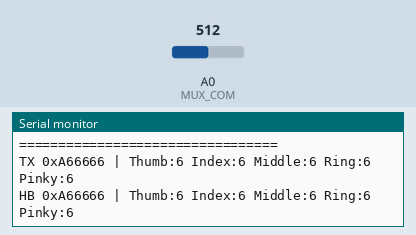
Bench run of a sketch on a simulated Arduino Nano, built with avr-gcc and run on an emulated ATmega328P. Shown: the last lines printed to the serial monitor. Inputs (shaded band) come from the test bench; at power-on: A0 (MUX_COM) = 512.

Above: at 1.2 s.
1.3 s: A0 (MUX_COM) set to 698
At 2.12 s:
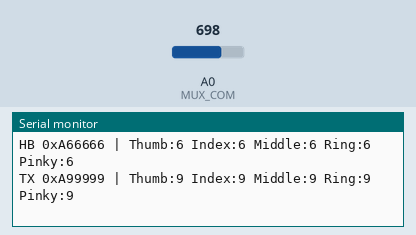
2.8 s: A0 (MUX_COM) set to 725
At 3.96 s:
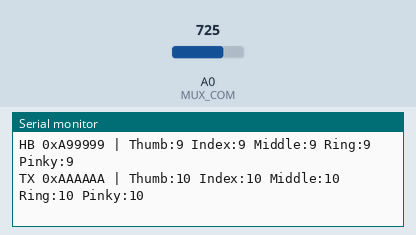
5.6 s: A0 (MUX_COM) set to 756
At 5.8 s:
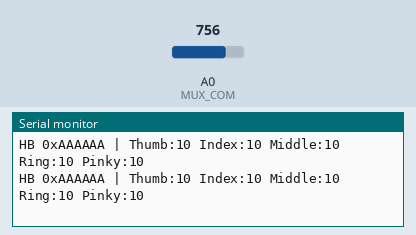
7.1 s: A0 (MUX_COM) set to 780
At 8.1 s:
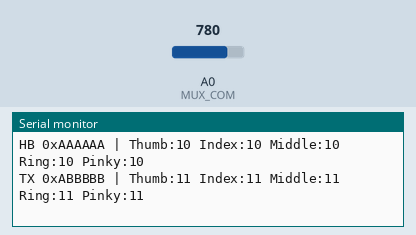
12.5 s: A0 (MUX_COM) set to 944
At 12.71 s:
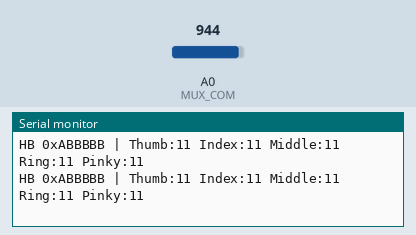
14.0 s: A0 (MUX_COM) set to 976
At 14.09 s:
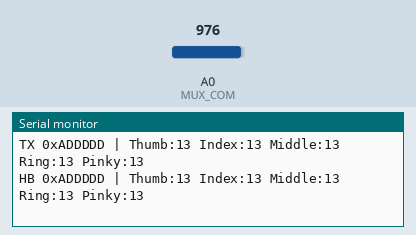

The sketch:

transmitter_code_module.ino
```cpp
/*
 * Wireless Robotic Glove - TRANSMITTER
 * Arduino Nano + 74HC4051 mux + 5x flex sensors
 *
 * Protocol: 24-bit packet, bit-packed
 *   [SYNC: 4 bits = 0xA] [Thumb: 4] [Index: 4] [Middle: 4] [Ring: 4] [Pinky: 4]
 *   Each finger: 0-15 (16 levels, ~12 deg per step)
 *   Sync nibble 0xA rejects ~94% of random noise on receiver side.
 *
 * Wiring:
 * --- 74HC4051 Multiplexer ---
 * VCC -> 5V, GND -> GND, VEE -> GND, E -> GND
 * COM/OUT -> A0, S0 -> D4, S1 -> D5, S2 -> D6
 *
 * --- Flex Sensors ---
 * Thumb -> Y0, Index -> Y1, Middle -> Y2, Ring -> Y3, Pinky -> Y4
 *   (one end 5V, other end Y# + 47kohm to GND)
 *
 * --- 433MHz Transmitter ---
 * DATA -> D7, VCC -> 5V, GND -> GND
 *   17.3cm antenna wire on TX module ANT pad
 */

#include <RCSwitch.h>

RCSwitch mySwitch = RCSwitch();

// --- Pins ---
#define MUX_S0   4
#define MUX_S1   5
#define MUX_S2   6
#define MUX_COM  A0
#define TX_PIN   7

// --- Sampling ---
#define NUM_SAMPLES   3
#define NUM_FINGERS   5

// --- Protocol (must match receiver exactly) ---
#define PACKET_BITS       24
#define SYNC_NIBBLE       0xA
#define LEVELS_PER_FINGER 16
#define MAX_LEVEL         15

// --- Transmission policy ---
#define CHANGE_THRESH_LEVELS  1     // re-send if any finger changes >= 1 level
#define HEARTBEAT_MS          250   // re-send every 250ms even with no change
#define LOOP_DELAY_MS         5     // ~30Hz upper bound (limited by RCSwitch send time)

const int muxChannel[NUM_FINGERS] = { 0, 1, 2, 3, 4 };
const char* fingerName[NUM_FINGERS] = {
  "Thumb", "Index", "Middle", "Ring", "Pinky"
};

// Per-finger calibration. Replace with values from a calibration routine
// (hand flat = straight, full fist = bent). 80/1020 are placeholders.
int flexStraight[NUM_FINGERS] = {  80,  80,  80,  80,  80 };
int flexBent[NUM_FINGERS]     = { 1020, 1020, 1020, 1020, 1020 };

int lastLevelSent[NUM_FINGERS] = { -1, -1, -1, -1, -1 };
unsigned long lastTxTime = 0;

#define DEBUG_PRINT 1

void selectMuxChannel(int channel) {
  digitalWrite(MUX_S0, (channel & 0x01) ? HIGH : LOW);
  digitalWrite(MUX_S1, (channel & 0x02) ? HIGH : LOW);
  digitalWrite(MUX_S2, (channel & 0x04) ? HIGH : LOW);
}

int readFlexSmoothed(int channel) {
  // Switch mux ONCE, then take samples. Don't switch per sample.
  selectMuxChannel(channel);
  delayMicroseconds(150);
  analogRead(MUX_COM);  // dummy read for ADC sample-and-hold settle

  long total = 0;
  for (int i = 0; i < NUM_SAMPLES; i++) {
    total += analogRead(MUX_COM);
  }
  return (int)(total / NUM_SAMPLES);
}

// Build packed 24-bit packet:
//   [SYNC: 4 bits] [Thumb: 4] [Index: 4] [Middle: 4] [Ring: 4] [Pinky: 4]
unsigned long buildPacket(const int levels[NUM_FINGERS]) {
  unsigned long packet = ((unsigned long)SYNC_NIBBLE) << 20;
  for (int i = 0; i < NUM_FINGERS; i++) {
    int shift = 16 - (i * 4);  // thumb=16, index=12, middle=8, ring=4, pinky=0
    packet |= ((unsigned long)(levels[i] & 0x0F)) << shift;
  }
  return packet;
}

void setup() {
  Serial.begin(115200);

  pinMode(MUX_S0, OUTPUT);
  pinMode(MUX_S1, OUTPUT);
  pinMode(MUX_S2, OUTPUT);
  digitalWrite(MUX_S0, LOW);
  digitalWrite(MUX_S1, LOW);
  digitalWrite(MUX_S2, LOW);

  mySwitch.enableTransmit(TX_PIN);
  mySwitch.setProtocol(1);
  mySwitch.setPulseLength(350);
  mySwitch.setRepeatTransmit(3);  // 3 repeats balances reliability vs. throughput

  Serial.println("=================================");
  Serial.println("Robotic Glove - Transmitter");
  Serial.println("   24-bit packed, sync 0xA");
  Serial.println("=================================");
}

void loop() {
  int currentLevels[NUM_FINGERS];
  bool anyChanged = false;

  // Read all five fingers in one synchronized snapshot — every transmitted
  // packet then represents one consistent moment of hand state.
  for (int i = 0; i < NUM_FINGERS; i++) {
    int raw = readFlexSmoothed(muxChannel[i]);
    int angle = map(raw, flexStraight[i], flexBent[i], 0, 180);
    angle = constrain(angle, 0, 180);

    int level = map(angle, 0, 180, 0, MAX_LEVEL);
    level = constrain(level, 0, MAX_LEVEL);

    currentLevels[i] = level;
    if (abs(level - lastLevelSent[i]) >= CHANGE_THRESH_LEVELS) {
      anyChanged = true;
    }
  }

  unsigned long now = millis();
  bool heartbeatDue = (now - lastTxTime) >= HEARTBEAT_MS;

  if (anyChanged || heartbeatDue) {
    unsigned long packet = buildPacket(currentLevels);
    mySwitch.send(packet, PACKET_BITS);
    lastTxTime = now;
    for (int i = 0; i < NUM_FINGERS; i++) lastLevelSent[i] = currentLevels[i];

    #if DEBUG_PRINT
      Serial.print(anyChanged ? "TX " : "HB ");
      Serial.print("0x");
      Serial.print(packet, HEX);
      Serial.print(" | ");
      for (int i = 0; i < NUM_FINGERS; i++) {
        Serial.print(fingerName[i]);
        Serial.print(":");
        Serial.print(currentLevels[i]);
        Serial.print(" ");
      }
      Serial.println();
    #endif
  }

  delay(LOOP_DELAY_MS);
}
```

Measured:
- the behaviour switches between 706 and 707 on A0 (MUX_COM) (found by bisection; images 1 and 2)
- the behaviour switches between 769 and 770 on A0 (MUX_COM) (found by bisection; images 3 and 4)
- the behaviour switches between 957 and 958 on A0 (MUX_COM) (found by bisection; images 5 and 6)
- after the input at 1.3 s, the serial monitor: prints a new line after 0.54 s (image 1)
- after the input at 2.8 s, the serial monitor: prints a new line after 0.88 s (image 2)
- after the input at 7.1 s, the serial monitor: prints a new line after 0.72 s (image 4)
